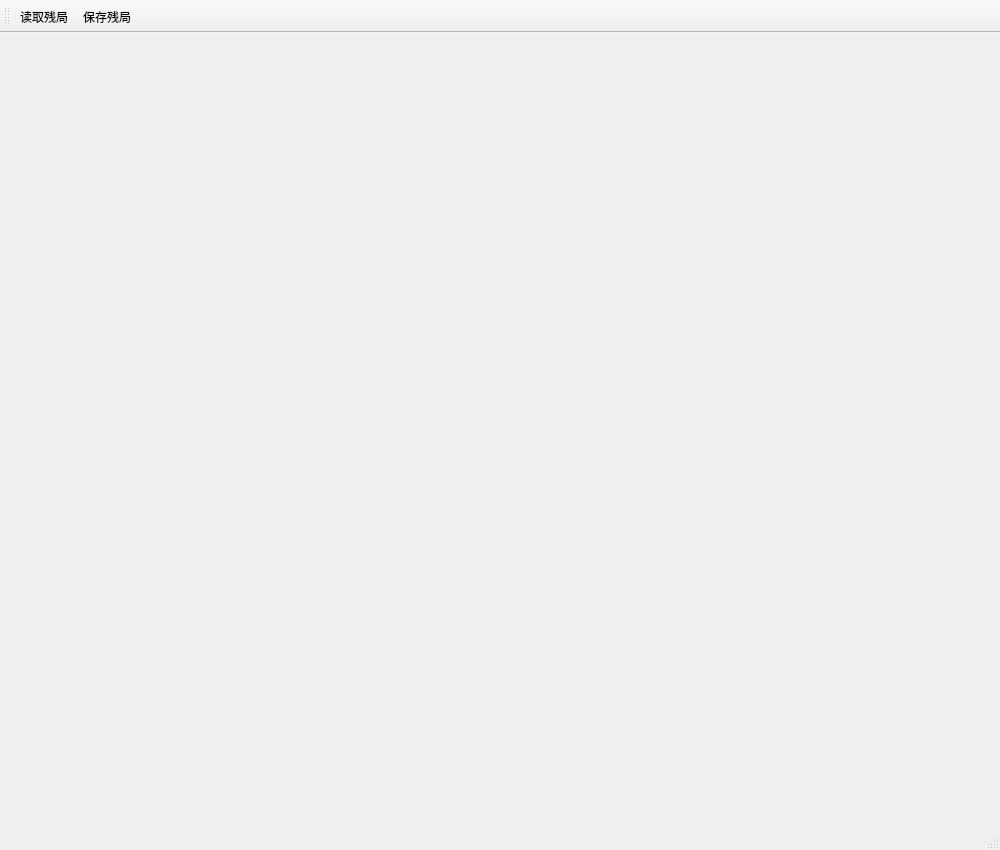
<?xml version="1.0" encoding="UTF-8"?>
<ui version="4.0">
 <class>ClientWindow</class>
 <widget class="QMainWindow" name="ClientWindow">
  <property name="geometry">
   <rect>
    <x>0</x>
    <y>0</y>
    <width>1000</width>
    <height>850</height>
   </rect>
  </property>
  <property name="windowTitle">
   <string>ClientWindow</string>
  </property>
  <widget class="QWidget" name="centralWidget"/>
  <widget class="QMenuBar" name="menuBar">
   <property name="geometry">
    <rect>
     <x>0</x>
     <y>0</y>
     <width>1000</width>
     <height>25</height>
    </rect>
   </property>
  </widget>
  <widget class="QToolBar" name="mainToolBar">
   <attribute name="toolBarArea">
    <enum>TopToolBarArea</enum>
   </attribute>
   <attribute name="toolBarBreak">
    <bool>false</bool>
   </attribute>
   <addaction name="action_read"/>
   <addaction name="action_save"/>
  </widget>
  <widget class="QStatusBar" name="statusBar"/>
  <action name="action_read">
   <property name="text">
    <string>读取残局</string>
   </property>
  </action>
  <action name="action_save">
   <property name="text">
    <string>保存残局</string>
   </property>
  </action>
 </widget>
 <layoutdefault spacing="6" margin="11"/>
 <resources/>
 <connections/>
</ui>
